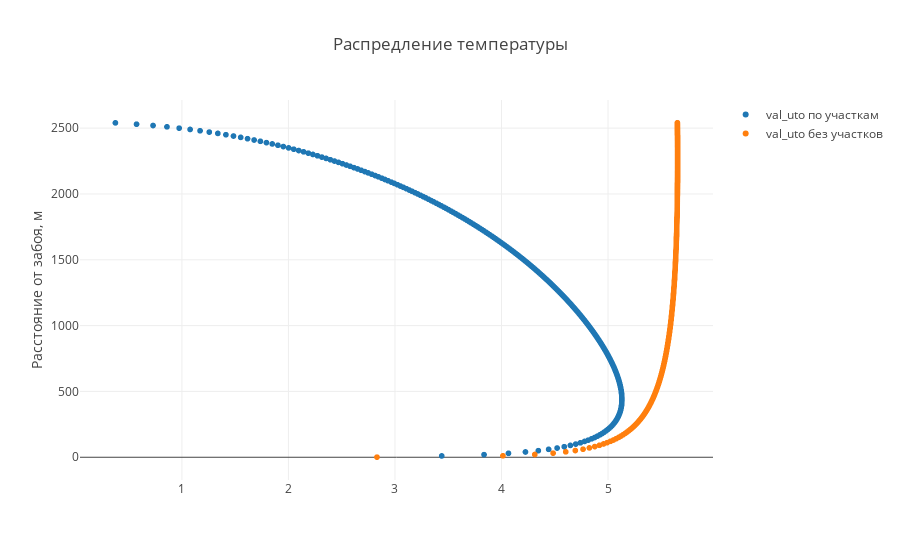

Here is the notebook cell this chart was saved with:
### Code cell
trace2 = go.Scattergl(
    x = temp_data_with_step.get_values(50),
    y = temp_data_with_step.distance_list,
    name = temp_data_with_step.get_name(50) + ' по участкам',
    mode = 'markers'
)

trace3 = go.Scattergl(
    x = temp_data.get_values(50),
    y = temp_data.distance_list,
    name = temp_data_with_step.get_name(50) + ' без участков',
    mode = 'markers'
)


data = [ trace2, trace3]

plot()

### Figure 1 — Plotly figure (JSON) as saved in the notebook; plotly's stock layout.template omitted (floating-point values rounded to 4 significant figures; data arrays with more than 128 entries replaced by an {"elided": "..."} marker saying what was removed)
{"data": [{"mode": "markers", "name": "val_uto по участкам", "type": "scattergl", "uid": "8b63e1bd-d5f7-4b40-be83-10d577ef32bc", "x": {"elided": "255 float values"}, "y": {"elided": "255 int values"}}, {"mode": "markers", "name": "val_uto без участков", "type": "scattergl", "uid": "38aa8dfc-dc8c-42c5-b7b4-b21d3b3b0ad1", "x": {"elided": "255 float values"}, "y": {"elided": "255 int values"}}], "layout": {"title": {"text": "Распредление температуры"}, "yaxis": {"title": {"text": "Расстояние от забоя, м"}}}}
